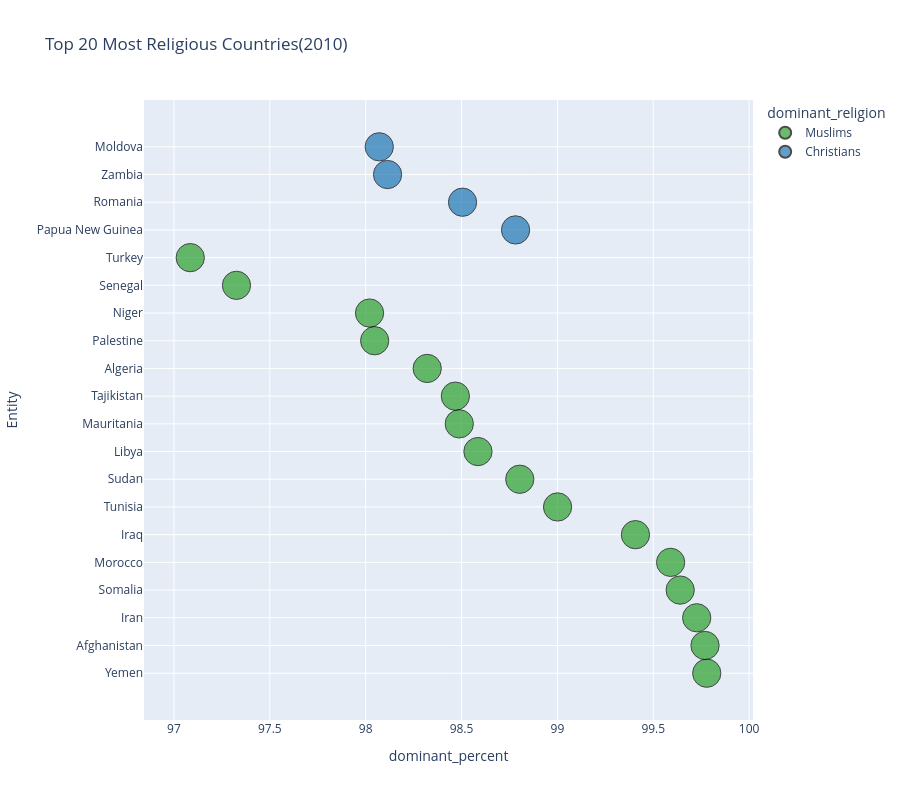

Notebook source saved alongside this figure:
### Markdown cell above
## Top 20 most religious countries(2020)

### Code cell
df = data_2020.copy()
def clean(df):
    df["dominant_religion"] = df[religion_columns].idxmax(axis=1)
    df["population"] = df[religion_columns].sum(axis=1)
    df["dominant_value"] = df.apply(lambda row: row[row["dominant_religion"]], axis=1)
    df["dominant_percent"] = df["dominant_value"] / df["population"] * 100
    return df
top = clean(df)
top20 = df.sort_values("dominant_percent", ascending=False).head(20)
fig = px.scatter(
    top20,
    x="dominant_percent",
    y="Entity",
    color="dominant_religion",
    color_discrete_map=religion_colors,
    size=[8]*len(top20),
    hover_data=[
        "dominant_percent",
        "population",
        "dominant_value"],
    title="Top 20 Most Religious Countries(2010)"
)
fig.update_traces(marker=dict(symbol="circle", line=dict(width=1, color="black")))
fig.update_layout(height=800)
fig.show()

### Figure 1 — Plotly figure (JSON) as saved in the notebook; plotly's stock layout.template omitted (floating-point values rounded to 4 significant figures)
{"data": [{"customdata": [[36170000, 36090000], [39110000, 39020000], [87760000, 87520000], [16680000, 16620000], [36620000, 36470000], [42160000, 41910000], [12010000, 11890000], [46810000, 46250000], [7070000, 6970000], [4630000, 4560000], [9790000, 9640000], [44070000, 43330000], [5120000, 5020000], [23740000, 23270000], [16830000, 16380000], [86110000, 83600000]], "hovertemplate": "dominant_religion=Muslims<br>dominant_percent=%{x}<br>Entity=%{y}<br>size=%{marker.size}<br>population=%{customdata[0]}<br>dominant_value=%{customdata[1]}<extra></extra>", "legendgroup": "Muslims", "marker": {"color": "#2ca02c", "line": {"color": "black", "width": 1}, "size": [8, 8, 8, 8, 8, 8, 8, 8, 8, 8, 8, 8, 8, 8, 8, 8], "sizemode": "area", "sizeref": 0.02, "symbol": "circle"}, "mode": "markers", "name": "Muslims", "orientation": "h", "showlegend": true, "type": "scatter", "x": [99.78, 99.77, 99.73, 99.64, 99.59, 99.41, 99.0, 98.8, 98.59, 98.49, 98.47, 98.32, 98.05, 98.02, 97.33, 97.09], "xaxis": "x", "y": ["Yemen", "Afghanistan", "Iran", "Somalia", "Morocco", "Iraq", "Tunisia", "Sudan", "Libya", "Mauritania", "Tajikistan", "Algeria", "Palestine", "Niger", "Senegal", "Turkey"], "yaxis": "y"}, {"customdata": [[9850000, 9730000], [19400000, 19110000], [19090000, 18730000], [3110000, 3050000]], "hovertemplate": "dominant_religion=Christians<br>dominant_percent=%{x}<br>Entity=%{y}<br>size=%{marker.size}<br>population=%{customdata[0]}<br>dominant_value=%{customdata[1]}<extra></extra>", "legendgroup": "Christians", "marker": {"color": "#1f77b4", "line": {"color": "black", "width": 1}, "size": [8, 8, 8, 8], "sizemode": "area", "sizeref": 0.02, "symbol": "circle"}, "mode": "markers", "name": "Christians", "orientation": "h", "showlegend": true, "type": "scatter", "x": [98.78, 98.51, 98.11, 98.07], "xaxis": "x", "y": ["Papua New Guinea", "Romania", "Zambia", "Moldova"], "yaxis": "y"}], "layout": {"height": 800, "legend": {"itemsizing": "constant", "title": {"text": "dominant_religion"}, "tracegroupgap": 0}, "title": {"text": "Top 20 Most Religious Countries(2010)"}, "xaxis": {"anchor": "y", "domain": [0, 1], "title": {"text": "dominant_percent"}}, "yaxis": {"anchor": "x", "domain": [0, 1], "title": {"text": "Entity"}}}}
